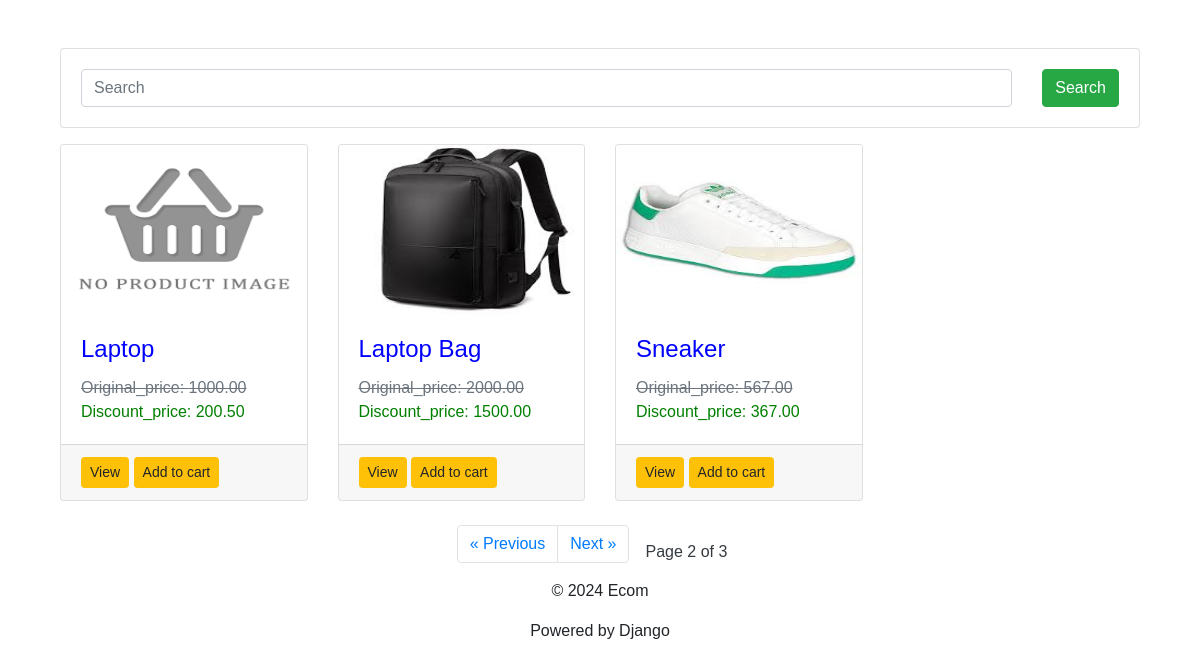
Screenshot of /shop/?page=2 with the database file from the repository.
### shop/models.py (models this page shows, shortened)
class Product(models.Model):
    title = models.CharField(max_length=255)
    price = models.DecimalField(max_digits=10, decimal_places=2)
    discount_price = models.DecimalField(
        max_digits=10, decimal_places=2, blank=True, null=True
    )
    category = models.CharField(max_length=255)
    description = models.TextField()
    image_url = models.ImageField(
        upload_to="product_images/", default="product_images/default.png"
    )
    class Meta:
        verbose_name_plural = "Products"
        verbose_name = "Product"
        ordering = ["title"]

### shop/views.py (the view, shortened to what this page needs)
# urls.py: path("", views.index, name="home"),
def index(request):
    products = Product.objects.all()
    q = request.GET.get("q")
    pagiantor = Paginator(products, 3)
    page = request.GET.get("page")
    products = pagiantor.get_page(page)
    context = {
    "products": products,
    "q": q
}
    return render(request, "shop/index.html", context)

### shop/templates/shop/index.html
{% extends 'base.html' %} {% block content %}
<div class="container mt-5">
  <div class="row mb-3">
    <div class="col-md-12">
      <div class="card card-sm">
        <div class="card-body row no-gutters align-items-center">
          <div class="col">
            <form class="row" method="GET" action="#">
              <div class="col">
                <input
                  type="search"
                  name="q"
                  class="form-control form-control-borderless"
                  placeholder="Search"
                />
              </div>
              <div class="col-auto">
                <button class="btn btn-success" type="submit">Search</button>
              </div>
            </form>
          </div>
        </div>
      </div>
    </div>
  </div>
  <div class="row">
    {% for product in products %}
    <div class="col-md-3">
      <div class="card mb-4">
        <img
          src="{{ product.image_url.url }}"
          alt="{{ product.title }}"
          class="card-img-top img-fluid"
          style="width: 250px; height: 170px; object-fit: fill"
        />
        <div class="card-body">
          <h4 class="card-title">{{ product.title }}</h4>
          {% if product.discount_price %}
          <p class="card-text">
            <span class="text-muted"
              ><del>Original_price: {{ product.price }}</del></span
            >
            <strong>Discount_price: {{ product.discount_price }}</strong>
          </p>
          {% else %}
          <p class="card-text"><strong>{{ product.price }}</strong></p>
          {% endif %}
        </div>
        <div class="card-footer">
          <a
            href="{% url 'product_detail' product.id %}"
            class="btn btn-warning btn-sm"
            >View</a
          >
          <a href="#" class="btn btn-warning btn-sm">Add to cart</a>
        </div>
      </div>
    </div>
    {% endfor %}
  </div>
  {% include 'paginator.html' %}
</div>
{% endblock %}

### shop/static/css/style.css (style rules this page uses)
body { margin: 0; padding: 0; font-family: "Poppins", sans-serif; }
.card-text { color: var(--card-text-color); font-weight: var(--card-text-font-weight); }
.card-title { color: var(--card-title-color); font-weight: var(--card-title-font-weight); }

### shop/static/css/variable.css (style rules this page uses)
:root { --card-text-color: green; --card-text-font-weight: 300; --card-title-color: blue; --card-title-font-weight: 300; }

### rows the page displays
Product: image_url (placeholder picture), title "Laptop", price "1000.00", discount_price "200.50"
Product: image_url (picture), title "Laptop Bag", price "2000.00", discount_price "1500.00"
Product: image_url (picture), title "Sneaker", price "567.00", discount_price "367.00"

### other values shown
{{ products.number }} "2"
{{ products.paginator.num_pages }} "3"
